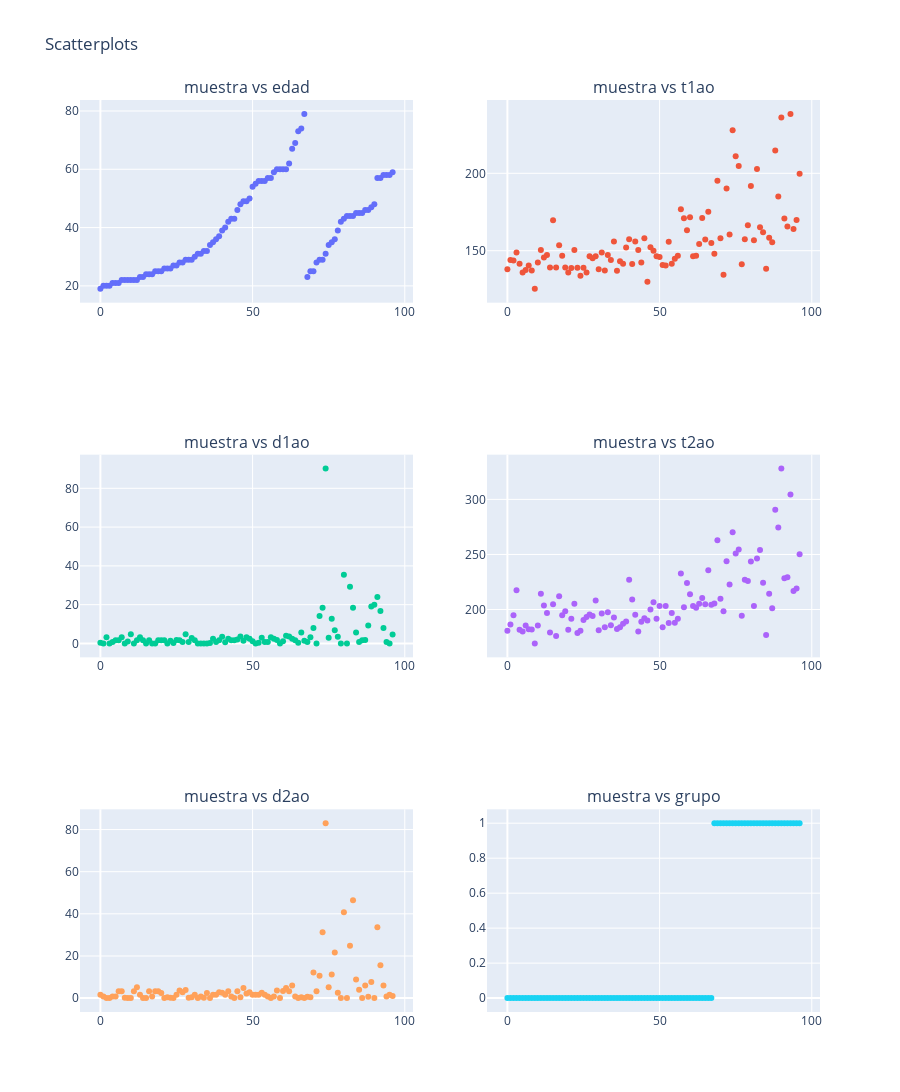

Write notebook code for a chart like this one.
### Code cell
from plotly.subplots import make_subplots
import plotly.graph_objects as go
data['muestra'] = data.index
def plot_scatter_subplots(data, configs, cols=2):
    rows = (len(configs) + cols - 1) // cols  
    fig = make_subplots(
        rows=rows, cols=cols, 
        subplot_titles=[cfg['title'] for cfg in configs]
    )
    
   
    for i, cfg in enumerate(configs):
        row = i // cols + 1  # Fila actual
        col = i % cols + 1   # Columna actual
        scatter = go.Scatter(x=data[cfg['x']], y=data[cfg['y']], mode='markers', name=cfg['title'])
        fig.add_trace(scatter, row=row, col=col)
    
    # Ajustar el diseño
    fig.update_layout(
        height=400 * rows,  # Ajustar altura de la figura
        title_text="Scatterplots ",
        showlegend=False
    )
    fig.show()
# Configuración de los subplots
scatter_configs = [
    {'x': 'muestra', 'y': 'edad', 'title': 'muestra vs edad'},
    {'x': 'muestra', 'y': 't1ao', 'title': 'muestra vs t1ao'},
    {'x': 'muestra', 'y': 'd1ao', 'title': 'muestra vs d1ao'},
    {'x': 'muestra', 'y': 't2ao', 'title': 'muestra vs t2ao'},
    {'x': 'muestra', 'y': 'd2ao', 'title': 'muestra vs d2ao'},
    {'x': 'muestra', 'y': 'grupo', 'title': 'muestra vs grupo'}
]

# Llamar a la función
plot_scatter_subplots(data, scatter_configs)

### Figure 1 — Plotly figure (JSON) as saved in the notebook; plotly's stock layout.template omitted (floating-point values rounded to 4 significant figures)
{"data": [{"mode": "markers", "name": "muestra vs edad", "type": "scatter", "x": [0, 1, 2, 3, 4, 5, 6, 7, 8, 9, 10, 11, 12, 13, 14, 15, 16, 17, 18, 19, 20, 21, 22, 23, 24, 25, 26, 27, 28, 29, 30, 31, 32, 33, 34, 35, 36, 37, 38, 39, 40, 41, 42, 43, 44, 45, 46, 47, 48, 49, 50, 51, 52, 53, 54, 55, 56, 57, 58, 59, 60, 61, 62, 63, 64, 65, 66, 67, 68, 69, 70, 71, 72, 73, 74, 75, 76, 77, 78, 79, 80, 81, 82, 83, 84, 85, 86, 87, 88, 89, 90, 91, 92, 93, 94, 95, 96], "xaxis": "x", "y": [19, 20, 20, 20, 21, 21, 21, 22, 22, 22, 22, 22, 22, 23, 23, 24, 24, 24, 25, 25, 25, 26, 26, 26, 27, 27, 28, 28, 29, 29, 29, 30, 31, 31, 32, 32, 34, 35, 36, 37, 39, 40, 42, 43, 43, 46, 48, 49, 49, 50, 54, 55, 56, 56, 56, 57, 57, 59, 60, 60, 60, 60, 62, 67, 69, 73, 74, 79, 23, 25, 25, 28, 29, 29, 31, 34, 35, 36, 39, 42, 43, 44, 44, 44, 45, 45, 45, 46, 46, 47, 48, 57, 57, 58, 58, 58, 59], "yaxis": "y"}, {"mode": "markers", "name": "muestra vs t1ao", "type": "scatter", "x": [0, 1, 2, 3, 4, 5, 6, 7, 8, 9, 10, 11, 12, 13, 14, 15, 16, 17, 18, 19, 20, 21, 22, 23, 24, 25, 26, 27, 28, 29, 30, 31, 32, 33, 34, 35, 36, 37, 38, 39, 40, 41, 42, 43, 44, 45, 46, 47, 48, 49, 50, 51, 52, 53, 54, 55, 56, 57, 58, 59, 60, 61, 62, 63, 64, 65, 66, 67, 68, 69, 70, 71, 72, 73, 74, 75, 76, 77, 78, 79, 80, 81, 82, 83, 84, 85, 86, 87, 88, 89, 90, 91, 92, 93, 94, 95, 96], "xaxis": "x2", "y": [138, 144, 143.6, 148.8, 141.6, 136, 137.6, 140.4, 137.2, 125.4, 142.4, 150.4, 145.6, 147.2, 139.2, 169.6, 139.2, 153.6, 146.8, 139.2, 136, 138.8, 150.4, 139, 133.8, 139, 136, 146.4, 145.2, 146.4, 138, 148.8, 137.2, 147.2, 144, 156, 137, 143.2, 141.6, 152, 157.4, 141.4, 156, 150.4, 142.4, 158, 130, 152.2, 150, 146.4, 146, 140.8, 140.4, 155.8, 141.6, 144.8, 146.8, 176.8, 171, 163.2, 171.6, 146.4, 146.8, 154.4, 171.2, 157.2, 175.2, 155, 148, 195.2, 158, 134.4, 190.2, 160.4, 227.8, 211, 204.8, 141.2, 157.4, 166.4, 191.8, 156.8, 202.8, 165.2, 162, 138.4, 158.4, 155.4, 214.8, 185, 236, 170.8, 165.6, 238.4, 164, 169.8, 199.8], "yaxis": "y2"}, {"mode": "markers", "name": "muestra vs d1ao", "type": "scatter", "x": [0, 1, 2, 3, 4, 5, 6, 7, 8, 9, 10, 11, 12, 13, 14, 15, 16, 17, 18, 19, 20, 21, 22, 23, 24, 25, 26, 27, 28, 29, 30, 31, 32, 33, 34, 35, 36, 37, 38, 39, 40, 41, 42, 43, 44, 45, 46, 47, 48, 49, 50, 51, 52, 53, 54, 55, 56, 57, 58, 59, 60, 61, 62, 63, 64, 65, 66, 67, 68, 69, 70, 71, 72, 73, 74, 75, 76, 77, 78, 79, 80, 81, 82, 83, 84, 85, 86, 87, 88, 89, 90, 91, 92, 93, 94, 95, 96], "xaxis": "x3", "y": [0.4, 0, 3.2, 0, 0.8, 1.6, 1.6, 3.2, 0, 1, 4.8, 0, 1.6, 3.2, 1.6, 0, 1.6, 0, 0, 1.6, 1.6, 1.6, 0, 1.4, 0.2, 1.8, 1.6, 0.8, 4.8, 0.8, 2.8, 1.6, 0, 0, 0, 0, 0.2, 2.4, 0.8, 1.6, 3.4, 0.6, 2.4, 1.6, 1.6, 2, 3.6, 1.4, 3.2, 2.4, 1.2, 0, 0.4, 3, 0.8, 0.8, 3.2, 2.4, 1.8, 0, 1.2, 4, 3.6, 2.4, 1.6, 0.4, 5.6, 1.4, 0.8, 3.2, 8, 0, 14.2, 18.4, 90.2, 3, 12.8, 6.8, 3.4, 0, 35.4, 0, 29.2, 18.4, 5.6, 0.8, 1.6, 1.8, 9.2, 19, 20, 24, 16.8, 8, 0.8, 0, 4.6], "yaxis": "y3"}, {"mode": "markers", "name": "muestra vs t2ao", "type": "scatter", "x": [0, 1, 2, 3, 4, 5, 6, 7, 8, 9, 10, 11, 12, 13, 14, 15, 16, 17, 18, 19, 20, 21, 22, 23, 24, 25, 26, 27, 28, 29, 30, 31, 32, 33, 34, 35, 36, 37, 38, 39, 40, 41, 42, 43, 44, 45, 46, 47, 48, 49, 50, 51, 52, 53, 54, 55, 56, 57, 58, 59, 60, 61, 62, 63, 64, 65, 66, 67, 68, 69, 70, 71, 72, 73, 74, 75, 76, 77, 78, 79, 80, 81, 82, 83, 84, 85, 86, 87, 88, 89, 90, 91, 92, 93, 94, 95, 96], "xaxis": "x4", "y": [180.8, 186.4, 194.8, 217.6, 181.6, 180, 185.6, 182, 181.8, 169.2, 185.6, 214.4, 203.6, 196.8, 179.2, 204.8, 176, 212, 194.8, 198.4, 181.6, 191.6, 205.2, 178.6, 180.8, 190.4, 193.2, 195.6, 194.2, 208.2, 181.2, 196.4, 184, 197.6, 185.8, 192.8, 182.4, 184, 187.2, 189.2, 227, 209.2, 195.2, 180, 188.8, 192, 190, 200, 206.6, 191.6, 203.2, 184, 203.2, 187.8, 196.8, 188, 191.6, 232.8, 202, 224, 213.8, 203.2, 201.6, 205.2, 210.4, 204.8, 235.6, 204.4, 205.4, 262.8, 209.8, 198.4, 243.8, 222.8, 270.2, 250.8, 254.4, 194.4, 227, 226, 243.6, 203.2, 246.4, 254, 224.4, 176.8, 214.4, 201.2, 290.6, 274.4, 328, 228.4, 229.2, 304.4, 216.8, 219.2, 250.2], "yaxis": "y4"}, {"mode": "markers", "name": "muestra vs d2ao", "type": "scatter", "x": [0, 1, 2, 3, 4, 5, 6, 7, 8, 9, 10, 11, 12, 13, 14, 15, 16, 17, 18, 19, 20, 21, 22, 23, 24, 25, 26, 27, 28, 29, 30, 31, 32, 33, 34, 35, 36, 37, 38, 39, 40, 41, 42, 43, 44, 45, 46, 47, 48, 49, 50, 51, 52, 53, 54, 55, 56, 57, 58, 59, 60, 61, 62, 63, 64, 65, 66, 67, 68, 69, 70, 71, 72, 73, 74, 75, 76, 77, 78, 79, 80, 81, 82, 83, 84, 85, 86, 87, 88, 89, 90, 91, 92, 93, 94, 95, 96], "xaxis": "x5", "y": [1.6, 0.8, 0, 0, 0.8, 0.8, 3.2, 3.2, 0.2, 0, 0, 3.2, 5.2, 1.6, 0, 0, 3.2, 0.8, 3.2, 3.2, 2.4, 0, 0.4, 0.2, 0, 1.6, 3.6, 2.8, 3.8, 0.2, 0.4, 1.6, 0, 0.8, 0.2, 2.4, 0, 1.6, 1.6, 2.8, 2.6, 1.6, 3.2, 0.8, 0, 3.2, 0.4, 4.8, 2.2, 2.8, 1.6, 1.6, 1.6, 2.6, 1.6, 0.8, 0, 0.8, 3.6, 0, 3.4, 4.8, 3.2, 6, 0.8, 0, 0.4, 0, 0.6, 0.4, 12.2, 3.2, 10.6, 31.2, 83, 5.2, 11.2, 21.6, 2.6, 0, 40.8, 0, 24.8, 46.4, 8.8, 4, 0, 6, 0.6, 7.6, 0, 33.6, 15.6, 6, 0.8, 1.6, 1], "yaxis": "y5"}, {"mode": "markers", "name": "muestra vs grupo", "type": "scatter", "x": [0, 1, 2, 3, 4, 5, 6, 7, 8, 9, 10, 11, 12, 13, 14, 15, 16, 17, 18, 19, 20, 21, 22, 23, 24, 25, 26, 27, 28, 29, 30, 31, 32, 33, 34, 35, 36, 37, 38, 39, 40, 41, 42, 43, 44, 45, 46, 47, 48, 49, 50, 51, 52, 53, 54, 55, 56, 57, 58, 59, 60, 61, 62, 63, 64, 65, 66, 67, 68, 69, 70, 71, 72, 73, 74, 75, 76, 77, 78, 79, 80, 81, 82, 83, 84, 85, 86, 87, 88, 89, 90, 91, 92, 93, 94, 95, 96], "xaxis": "x6", "y": [0, 0, 0, 0, 0, 0, 0, 0, 0, 0, 0, 0, 0, 0, 0, 0, 0, 0, 0, 0, 0, 0, 0, 0, 0, 0, 0, 0, 0, 0, 0, 0, 0, 0, 0, 0, 0, 0, 0, 0, 0, 0, 0, 0, 0, 0, 0, 0, 0, 0, 0, 0, 0, 0, 0, 0, 0, 0, 0, 0, 0, 0, 0, 0, 0, 0, 0, 0, 1, 1, 1, 1, 1, 1, 1, 1, 1, 1, 1, 1, 1, 1, 1, 1, 1, 1, 1, 1, 1, 1, 1, 1, 1, 1, 1, 1, 1], "yaxis": "y6"}], "layout": {"annotations": [{"font": {"size": 16}, "showarrow": false, "text": "muestra vs edad", "x": 0.225, "xanchor": "center", "xref": "paper", "y": 1, "yanchor": "bottom", "yref": "paper"}, {"font": {"size": 16}, "showarrow": false, "text": "muestra vs t1ao", "x": 0.775, "xanchor": "center", "xref": "paper", "y": 1, "yanchor": "bottom", "yref": "paper"}, {"font": {"size": 16}, "showarrow": false, "text": "muestra vs d1ao", "x": 0.225, "xanchor": "center", "xref": "paper", "y": 0.6111, "yanchor": "bottom", "yref": "paper"}, {"font": {"size": 16}, "showarrow": false, "text": "muestra vs t2ao", "x": 0.775, "xanchor": "center", "xref": "paper", "y": 0.6111, "yanchor": "bottom", "yref": "paper"}, {"font": {"size": 16}, "showarrow": false, "text": "muestra vs d2ao", "x": 0.225, "xanchor": "center", "xref": "paper", "y": 0.2222, "yanchor": "bottom", "yref": "paper"}, {"font": {"size": 16}, "showarrow": false, "text": "muestra vs grupo", "x": 0.775, "xanchor": "center", "xref": "paper", "y": 0.2222, "yanchor": "bottom", "yref": "paper"}], "height": 1200, "showlegend": false, "title": {"text": "Scatterplots "}, "xaxis": {"anchor": "y", "domain": [0, 0.45]}, "xaxis2": {"anchor": "y2", "domain": [0.55, 1]}, "xaxis3": {"anchor": "y3", "domain": [0, 0.45]}, "xaxis4": {"anchor": "y4", "domain": [0.55, 1]}, "xaxis5": {"anchor": "y5", "domain": [0, 0.45]}, "xaxis6": {"anchor": "y6", "domain": [0.55, 1]}, "yaxis": {"anchor": "x", "domain": [0.7778, 1]}, "yaxis2": {"anchor": "x2", "domain": [0.7778, 1]}, "yaxis3": {"anchor": "x3", "domain": [0.3889, 0.6111]}, "yaxis4": {"anchor": "x4", "domain": [0.3889, 0.6111]}, "yaxis5": {"anchor": "x5", "domain": [0, 0.2222]}, "yaxis6": {"anchor": "x6", "domain": [0, 0.2222]}}}
